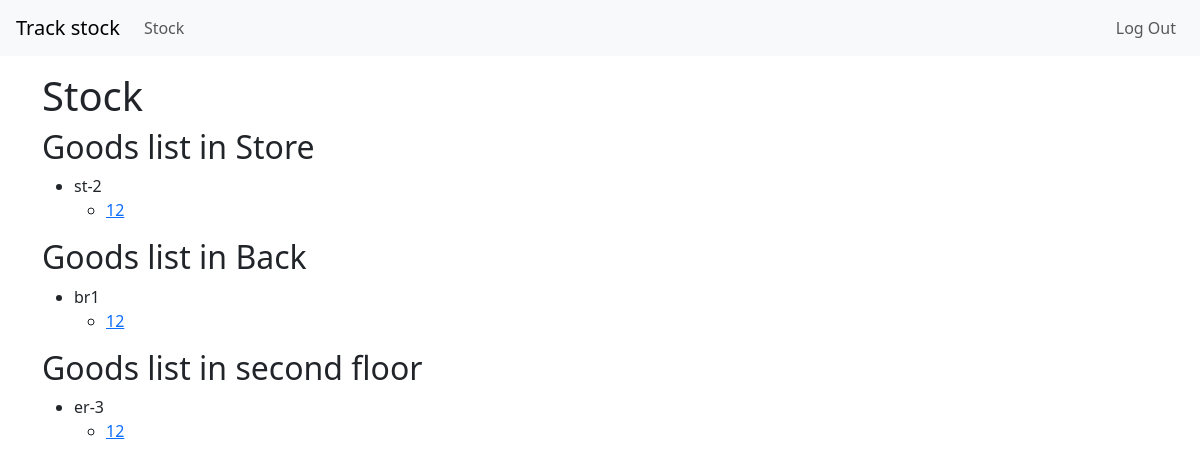
Before: /stock/ (signed in) with the older database file.
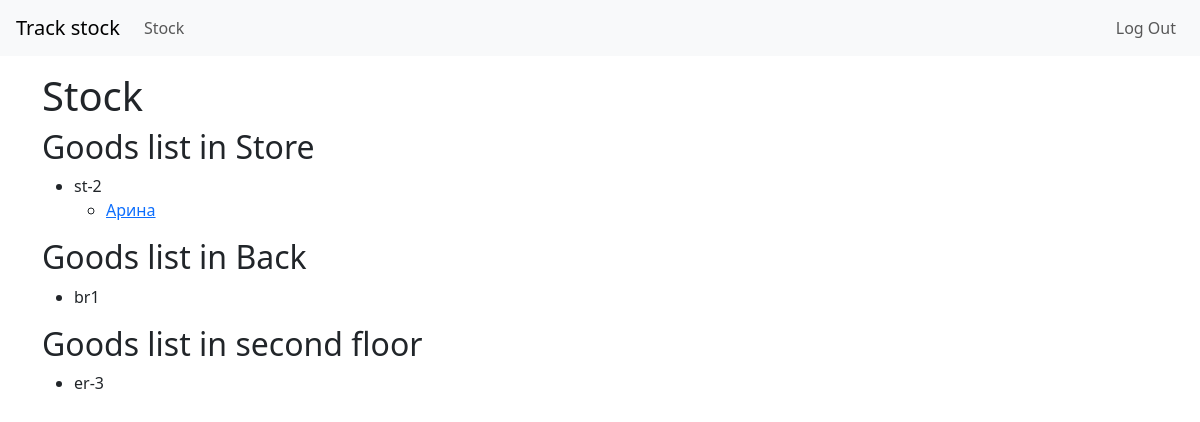
After: the same page with the newer database file.
### goods_map/stock/models.py (models this page shows)
class StoreHall(models.Model):
    name = models.CharField(max_length=15, unique=True)
    def __str__(self):
        return self.name

class StoreBack(models.Model):
    name = models.CharField(max_length=15, unique=True)
    def __str__(self):
        return self.name

class StoreUp(models.Model):
    name = models.CharField(max_length=15, unique=True)
    def __str__(self):
        return self.name

### goods_map/goods/models.py (models this page shows)
class GoodsModel(models.Model):
    name = models.CharField(max_length=50)
    cost_price = models.PositiveSmallIntegerField(null=True)
    wholesale_price = models.PositiveSmallIntegerField(null=True)
    retail_price = models.PositiveSmallIntegerField(null=True)
    weight = models.FloatField(null=True)
    store_hall = models.ForeignKey(StoreHall, on_delete=models.PROTECT,
                                   related_name='store_hall', null=True)
    store_back = models.ForeignKey(StoreBack, on_delete=models.PROTECT,
                                   related_name='store_back', null=True)
    store_up = models.ForeignKey(StoreUp, on_delete=models.PROTECT,
                                 related_name='store_up', null=True)
    stock = models.ManyToManyField(StockModel)
    def __str__(self):
        return self.name

### goods_map/stock/views.py (the view)
# urls.py: path('', StockHome.as_view(), name='stock_home'),
class StockHome(LoginRequiredMixin, ListView):
    template_name = 'stock.html'
    model = models.StockModel
    def get_context_data(self, *, object_list=None, **kwargs):
        context = super().get_context_data(**kwargs)
        context['store_hall'] = models.StoreHall.objects.all()
        context['store_back'] = models.StoreBack.objects.all()
        context['store_up'] = models.StoreUp.objects.all()
        return context

### goods_map/stock/models.py (called while the page is built)
    def __str__(self):
        return self.name

### goods_map/stock/templates/stock.html
{% extends "base.html" %}
{% load bootstrap4 %}
{% block main %}
<h1>Stock</h1>
{% if store_hall %}
<h2>Goods list in Store</h2>
<ul>
    {% for storage in store_hall %}
    <li>{{ storage }}</li>
        <ul>
            {% for product in storage.store_hall.all %}
            <li>
                <a href="{% url 'good_card' product.id %}"> {{ product }}</a>
            </li>
            {% endfor %}
        </ul>
    {% endfor %}
</ul>
{% endif %}
{% if store_hall %}
<h2>Goods list in Back</h2>
<ul>
    {% for storage in store_back %}
    <li>{{ storage }}</li>
        <ul>
            {% for product in storage.store_back.all %}
            <li>
                <a href="{% url 'good_card' product.id %}"> {{ product }}</a>
            </li>
            {% endfor %}
        </ul>
    {% endfor %}
</ul>
{% endif %}
{% if store_hall %}
<h2>Goods list in second floor</h2>
<ul>
    {% for storage in store_up %}
    <li>{{ storage }}</li>
        <ul>
            {% for product in storage.store_up.all %}
            <li>
                <a href="{% url 'good_card' product.id %}"> {{ product }}</a>
            </li>
            {% endfor %}
        </ul>
    {% endfor %}
</ul>
{% endif %}
{% endblock%}

### goods_map/templates/base.html (shortened to what this page needs)
<!DOCTYPE html>
<html lang="en">
<head>
    <link href="https://cdn.jsdelivr.net/npm/bootstrap@5.3.0/dist/css/bootstrap.min.css" rel="stylesheet">
</head>
  <body class="d-flex flex-column min-vh-100">
  {% include 'headers.html' %}
  <div class="container wrapper flex-grow-1">
            {% block main %}{% endblock %}
     </div>
  </body>
</html>

### goods_map/templates/headers.html (shortened to what this page needs)
<header class="flex-shrink-0 mb-3">
  <nav class="navbar navbar-expand-md navbar-light bg-light px-3">
    <div id="navbarNav " class="w-100">
      <div class="navbar-nav w-100">
        <div class="nav-item d-flex justify-content-sm-between w-100">
          <div class="d-flex">
              <a class="navbar-brand" href="/">
              Track stock
              </a>
              <a class="nav-link " href="{% url 'stock_home' %}">
                  Stock
              </a>
          </div>
          <div class="d-flex">
            {% if request.user.is_authenticated %}
              <form action="/logout/" method="post">
                <input class="btn nav-link" type="submit" value="Log Out">
              </form>
            {% else %}
              <a class="nav-link " href="{% url 'login' %}">Log In</a>
            {% endif %}
          </div>
        </div>
      </div>
    </div>
  </nav>
</header>

Changed rows visible on the page:
removed GoodsModel: name "12"
added GoodsModel: name "Арина"
